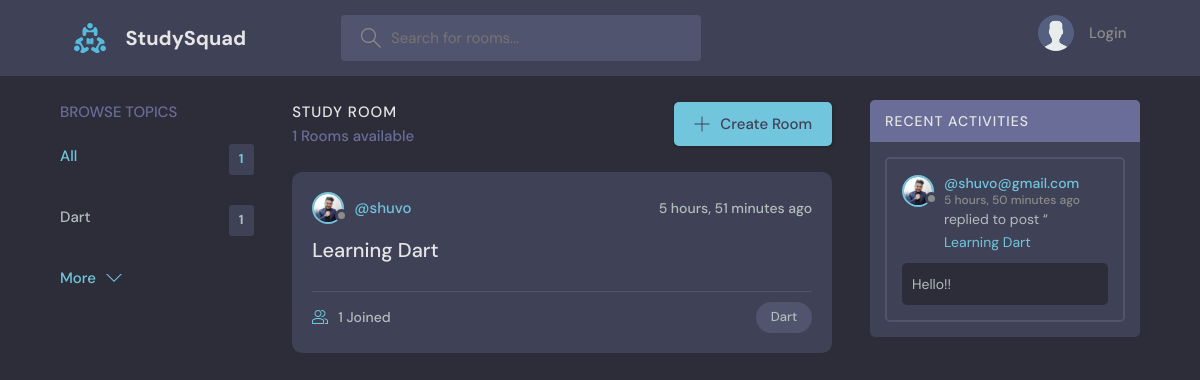
/, run on an earlier commit of the app's database.
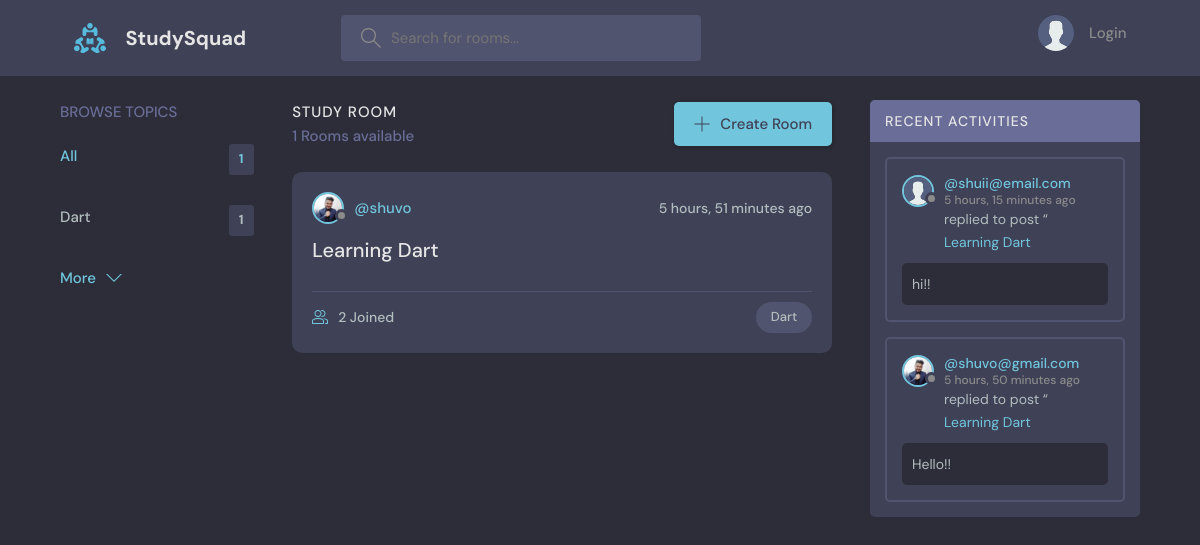
And on a later commit of the database.
### base/models.py (models this page shows, shortened)
class Topic(models.Model):
    name = models.CharField(max_length=200)

class Room(models.Model):
    host = models.ForeignKey(User, on_delete=models.SET_NULL, null=True)
    topic = models.ForeignKey(Topic, on_delete=models.SET_NULL, null=True)
    name = models.CharField(max_length=200)
    description = models.TextField(null=True, blank=True)
    participants = models.ManyToManyField(User, related_name='participants', blank=True)
    updated = models.DateTimeField(auto_now=True)
    created = models.DateTimeField(auto_now_add=True)
    class Meta:
        ordering = ['-updated', '-created']
    def __str__(self):
        return self.name

class User(AbstractUser):
    name = models.CharField(max_length=200, null=True)
    email = models.EmailField(unique=True, null=True)
    bio = models.TextField(null=True)
    avatar = models.ImageField(null=True, default="avatar.svg")
    USERNAME_FIELD = 'email'
    REQUIRED_FIELDS = []

class Message(models.Model):
    user = models.ForeignKey(User, on_delete=models.CASCADE)
    room = models.ForeignKey(Room, on_delete=models.CASCADE)
    body = models.TextField()
    updated = models.DateTimeField(auto_now=True)
    created = models.DateTimeField(auto_now_add=True)
    class Meta:
        ordering = ['-updated', '-created']

### base/views.py (the view)
# urls.py: path('', views.home, name="home"),
def home(request):
    q = request.GET.get('q') if request.GET.get('q') != None else ''
    rooms = Room.objects.filter(
        Q(topic__name__icontains=q) |
        Q(name__icontains=q) |
        Q(description__icontains=q)
    )
    topics = Topic.objects.all()[0:5]
    room_count = rooms.count()
    room_messages = Message.objects.filter(Q(room__topic__name__icontains=q))
    context = {'rooms':rooms, 'topics':topics, 'room_count':room_count, 'room_messages': room_messages}
    return render(request, 'base/home.html', context)

### base/templates/base/home.html (shortened to what this page needs)
{% extends 'main.html' %}
{% block content %}
<main class="layout layout--3">
  <div class="container">
    {% include 'base/topic_component.html' %}
    <div class="roomList">
      <div class="roomList__header">
        <div>
          <h2>Study Room</h2>
          <p>{{room_count}} Rooms available</p>
        </div>
        <a class="btn btn--main" href="{% url 'create-room' %}">
          <svg
            version="1.1"
            xmlns="http://www.w3.org/2000/svg"
            width="32"
            height="32"
            viewBox="0 0 32 32"
          >
            <title>add</title>
            <path
              d="M16.943 0.943h-1.885v14.115h-14.115v1.885h14.115v14.115h1.885v-14.115h14.115v-1.885h-14.115v-14.115z"
            ></path>
          </svg>
          Create Room
        </a>
      </div>
      {% include 'base/feed_component.html' %}
    </div>
    {% include 'base/activity_component.html' %}
  </div>
</main>
{% endblock %}

### base/templates/base/topic_component.html
<div class="topics">
  <div class="topics__header">
    <h2>Browse Topics</h2>
  </div>
  <ul class="topics__list">
    <li>
      <a href="{% url 'home' %}" class="active">All <span>{{topics.count}}</span></a>
    </li>
    {% for topic in topics %}
    <li>
      <a href="{% url 'home' %}?q={{topic.name}}">{{topic.name}} <span>{{topic.room_set.all.count}}</span></a>
    </li>
    {% endfor %}
  </ul>
  <a class="btn btn--link" href="{% url 'topics' %}">
    More
    <svg version="1.1" xmlns="http://www.w3.org/2000/svg" width="32" height="32" viewBox="0 0 32 32">
      <title>chevron-down</title>
      <path d="M16 21l-13-13h-3l16 16 16-16h-3l-13 13z"></path>
    </svg>
  </a>
</div>

### base/templates/base/feed_component.html (shortened to what this page needs)
{% for room in rooms %}
<div class="roomListRoom">
  <div class="roomListRoom__header">
    <a href="{% url 'user-profile' room.host.id %}" class="roomListRoom__author">
      <div class="avatar avatar--small">
        <img src="{{room.host.avatar.url}}" />
      </div>
      <span>@{{room.host.username}}</span>
    </a>
    <div class="roomListRoom__actions">
      <span>{{room.created|timesince}} ago</span>
    </div>
  </div>
  <div class="roomListRoom__content">
    <a href="{% url 'room' room.id %}">{{room.name}}</a>
  </div>
  <div class="roomListRoom__meta">
    <a href="{% url 'room' room.id %}" class="roomListRoom__joined">
      {{room.participants.all.count}} Joined
    </a>
    <p class="roomListRoom__topic">{{room.topic.name}}</p>
  </div>
</div>
{% endfor %}

### base/templates/base/activity_component.html (shortened to what this page needs)
<div class="activities">
  <div class="activities__header">
    <h2>Recent Activities</h2>
  </div>
  {% for message in room_messages %}
  <div class="activities__box">
    <div class="activities__boxHeader roomListRoom__header">
      <a href="{% url 'user-profile' message.user.id %}" class="roomListRoom__author">
        <div class="avatar avatar--small">
          <img src="{{message.user.avatar.url}}" />
        </div>
        <p>
          @{{message.user}}
          <span>{{message.created|timesince}} ago</span>
        </p>
      </a>
    </div>
    <div class="activities__boxContent">
      <p>replied to post “<a href="{% url 'room' message.room.id %}">{{message.room}}</a></p>
      <div class="activities__boxRoomContent">
        {{message.body}}
      </div>
    </div>
  </div>
  {% endfor %}
</div>

What changed in the data, as far as the page shows it:
computed for Room "Learning Dart": participants.all.count "1" → "2"
added Message: user.avatar (placeholder picture), user "shuii@email.com", created "5 hours, 15 minutes", room "Learning Dart", body "hi!!"
